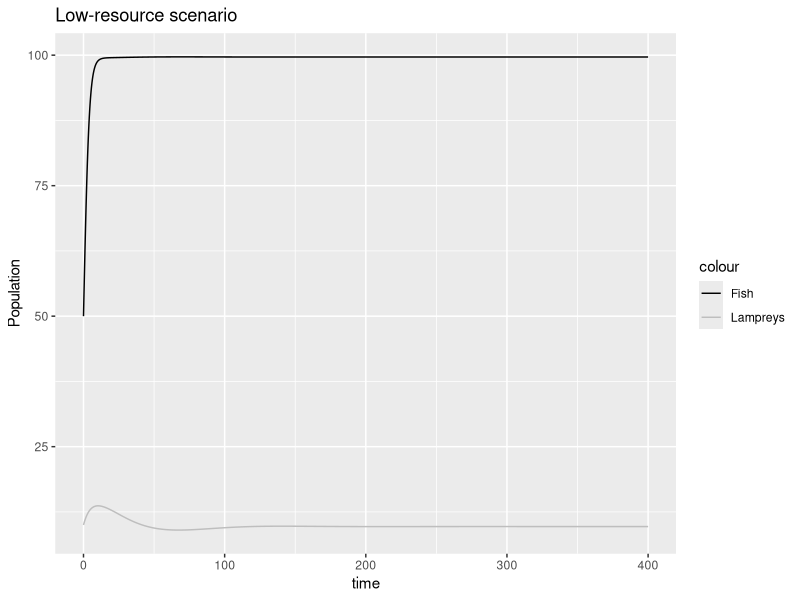
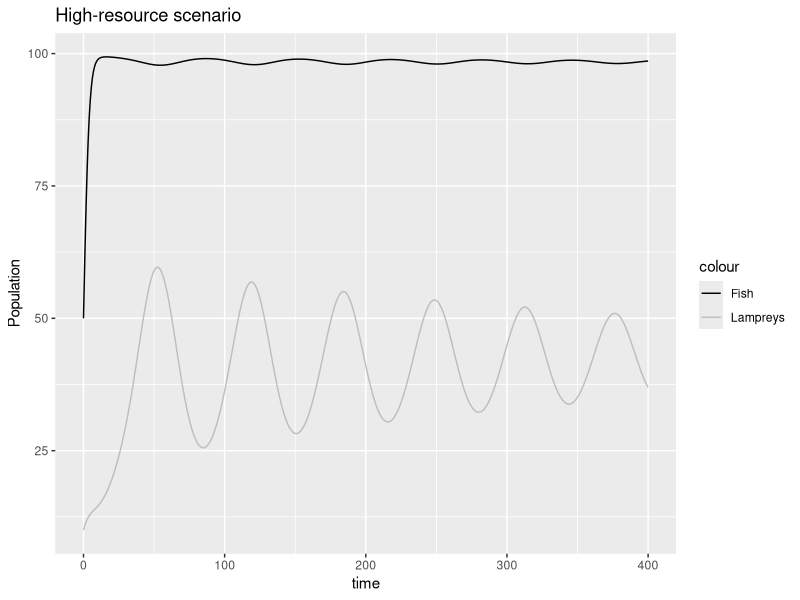
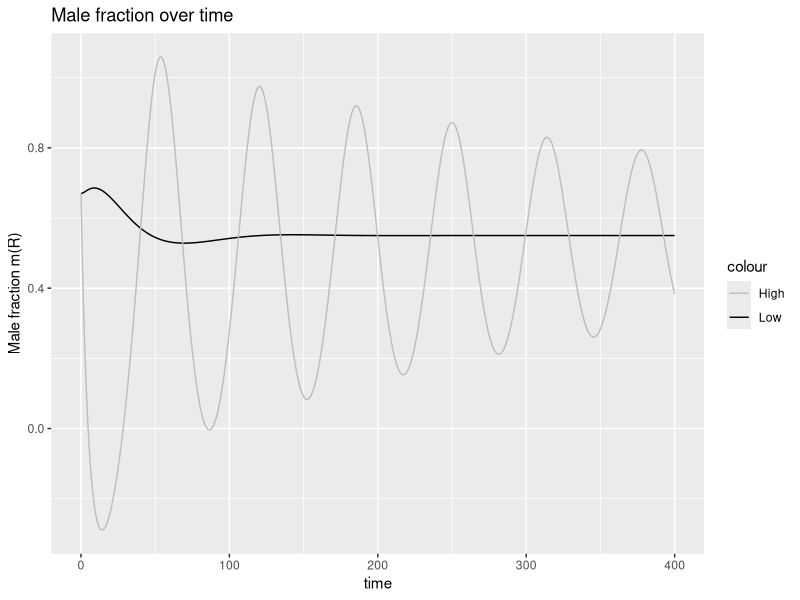

Source code (R) for these figures, in order:
## ---- chunk 1
knitr::opts_chunk$set(echo = TRUE, warning = FALSE, message = FALSE)
library(deSolve)
library(ggplot2)
## ---- chunk 2
# Sex ratio function
mR <- function(R) {
  pmax(0, pmin(1, 0.78 - 0.22 * R))
}

# Derivative function for deSolve
lamprey_model <- function(t, state, params) {
  with(as.list(c(state, params)), {
    A <- M + W
    dR <- S - dR_coef * R - cR * L - cA * A
    dF <- rF * F * (1 - F / K) - beta * A * (F / (F + H))
    dE <- b * W - sigmaE * E - muE * E
    dL <- sigmaE * E - sigmaL * L - muL * L
    mr <- mR(R)
    dM <- mr * sigmaL * L - muA * M
    dW <- (1 - mr) * sigmaL * L - muA * W
    list(c(dR, dF, dE, dL, dM, dW))
  })
}

# Parameters and initial state
common <- list(dR_coef = 0.2, cR = 0.01, cA = 0.02, rF = 0.5, K = 100,
               b = 0.5, beta = 0.02, H = 10, sigmaE = 0.2, sigmaL = 0.1,
               muE = 0.1, muL = 0.05, muA = 0.1)
params_low <- c(S = 0.5, common)
params_high <- c(S = 1.5, common)

state0 <- c(R = 0.5, F = 50, E = 10, L = 20, M = 5, W = 5)

times <- seq(0, 400, by = 0.1)

out_low <- ode(y = state0, times = times, func = lamprey_model, parms = params_low)
out_high <- ode(y = state0, times = times, func = lamprey_model, parms = params_high)

out_low <- as.data.frame(out_low)
out_high <- as.data.frame(out_high)

# compute total adults and male fraction
out_low$A <- out_low$M + out_low$W
out_low$m <- 0.78 - 0.22 * out_low$R
out_high$A <- out_high$M + out_high$W
out_high$m <- 0.78 - 0.22 * out_high$R

# Save plots
p1 <- ggplot(out_low, aes(x = time)) +
  geom_line(aes(y = F, colour = 'Fish')) +
  geom_line(aes(y = A, colour = 'Lampreys')) +
  labs(title = 'Low-resource scenario', y = 'Population') +
  scale_color_manual(values = c('Fish' = 'black', 'Lampreys' = 'grey'))

p2 <- ggplot(out_high, aes(x = time)) +
  geom_line(aes(y = F, colour = 'Fish')) +
  geom_line(aes(y = A, colour = 'Lampreys')) +
  labs(title = 'High-resource scenario', y = 'Population') +
  scale_color_manual(values = c('Fish' = 'black', 'Lampreys' = 'grey'))

p3 <- ggplot() +
  geom_line(data = out_low, aes(x = time, y = m, colour = 'Low')) +
  geom_line(data = out_high, aes(x = time, y = m, colour = 'High')) +
  labs(title = 'Male fraction over time', y = 'Male fraction m(R)') +
  scale_color_manual(values = c('Low' = 'black', 'High' = 'grey'))
## ---- chunk 3
p1
## ---- chunk 4
p2
## ---- chunk 5
p3
## ---- chunk 6
# Final summary table
final_low <- tail(out_low, 1)
final_high <- tail(out_high, 1)
summary_table <- data.frame(
  scenario = c('low', 'high'),
  R = c(final_low$R, final_high$R),
  F = c(final_low$F, final_high$F),
  A = c(final_low$A, final_high$A),
  m = c(final_low$m, final_high$m)
)

knitr::kable(summary_table, digits = 6)
